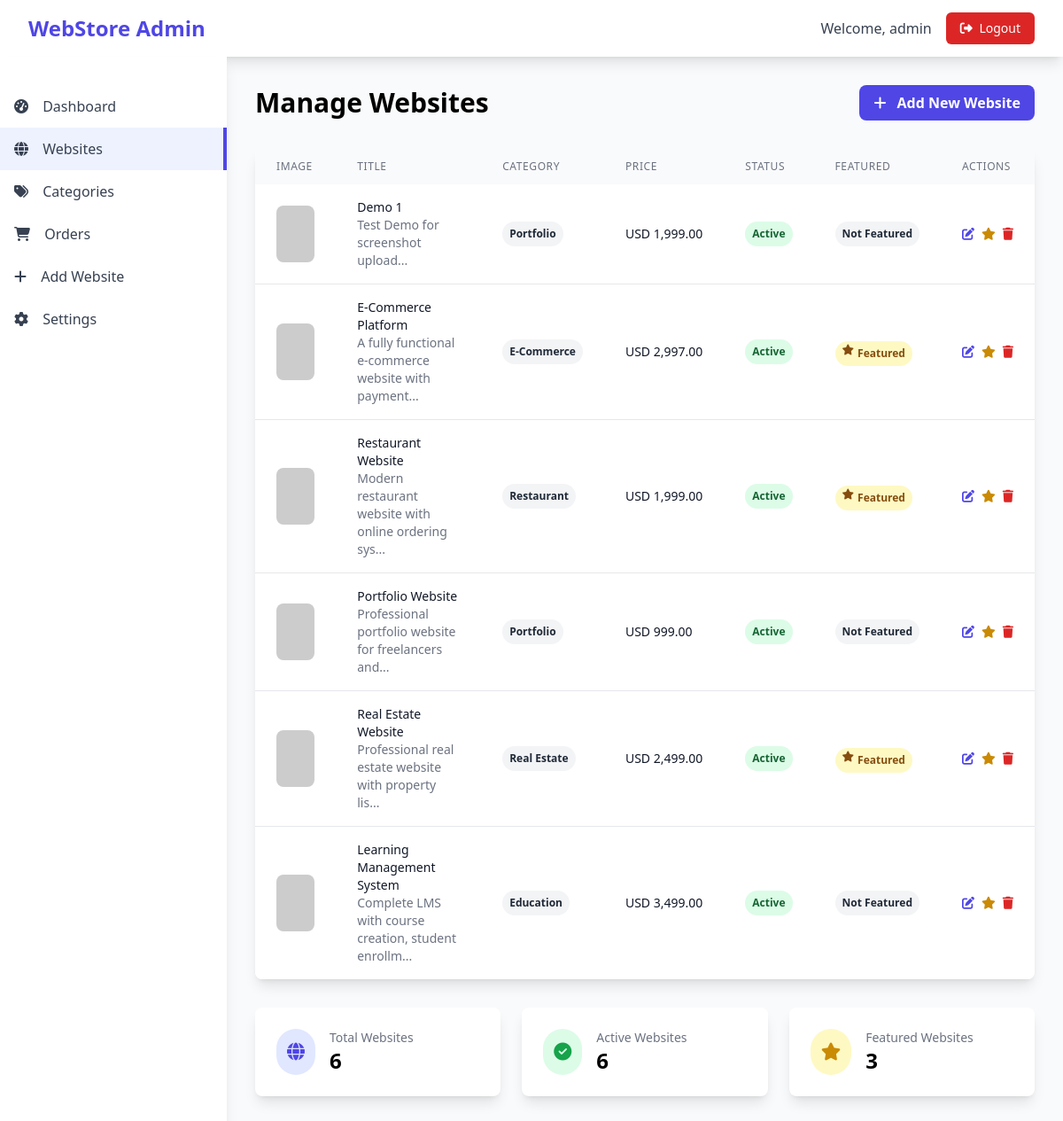
The page /admin/websites.php (signed in) on the database its author committed.
### tables this page shows
CREATE TABLE websites (
            id INTEGER PRIMARY KEY AUTOINCREMENT,
            title TEXT NOT NULL,
            description TEXT NOT NULL,
            price REAL NOT NULL,
            category TEXT NOT NULL,
            image_url TEXT NOT NULL,
            demo_url TEXT,
            features TEXT,
            technologies TEXT,
            featured INTEGER DEFAULT 0,
            status TEXT DEFAULT 'active' CHECK(status IN ('active', 'inactive', 'sold')),
            created_at DATETIME DEFAULT CURRENT_TIMESTAMP,
            updated_at DATETIME DEFAULT CURRENT_TIMESTAMP
        , screenshots TEXT);

### functions.php (called while the page is built, shortened)
<?php
function formatPrice($price) {
    return CURRENCY . ' ' . number_format($price, 2);
}
function getImageUrl($image_path) {
    if (strpos($image_path, 'http') === 0) {
        return $image_path;
    }
    return 'uploads/' . ltrim($image_path, '/');
}
?>

### admin/websites.php (the view, shortened to what this page needs)
<?php
require_once '../config.php';
require_once '../functions.php';
$page = isset($_GET['page']) ? max(1, (int)$_GET['page']) : 1;
$per_page = 20;
$offset = ($page - 1) * $per_page;
$total_websites_count = $conn->query("SELECT COUNT(*) as count FROM websites")->fetch()['count'];
$websites = $conn->query("SELECT * FROM websites ORDER BY created_at DESC LIMIT $per_page OFFSET $offset")->fetchAll();
?>
<!DOCTYPE html>
<html lang="en">
<head>
    <script src="https://cdn.tailwindcss.com"></script>
    <link rel="stylesheet" href="https://cdnjs.cloudflare.com/ajax/libs/font-awesome/6.4.0/css/all.min.css">
</head>
<body class="bg-gray-50">
    <nav class="bg-white shadow-lg">
        <div class="max-w-7xl mx-auto px-4 sm:px-6 lg:px-8">
            <div class="flex justify-between h-16">
                <div class="flex items-center">
                    <h1 class="text-2xl font-bold text-indigo-600">WebStore Admin</h1>
                </div>
                <div class="flex items-center space-x-4">
                    <span class="text-gray-700">Welcome, <?php echo htmlspecialchars($_SESSION['admin_username']); ?></span>
                    <a href="logout.php" class="bg-red-600 text-white px-4 py-2 rounded-md text-sm font-medium hover:bg-red-700">
                        <i class="fas fa-sign-out-alt mr-1"></i>
                        Logout
                    </a>
                </div>
            </div>
        </div>
    </nav>
    <div class="flex">
        <aside class="w-64 bg-white shadow-lg min-h-screen">
            <nav class="mt-8">
                <a href="dashboard.php" class="block px-4 py-3 text-gray-700 hover:bg-gray-50">
                    <i class="fas fa-tachometer-alt mr-3"></i>
                    Dashboard
                </a>
                <a href="websites.php" class="block px-4 py-3 text-gray-700 bg-indigo-50 border-r-4 border-indigo-600">
                    <i class="fas fa-globe mr-3"></i>
                    Websites
                </a>
                <a href="categories.php" class="block px-4 py-3 text-gray-700 hover:bg-gray-50">
                    <i class="fas fa-tags mr-3"></i>
                    Categories
                </a>
                <a href="orders.php" class="block px-4 py-3 text-gray-700 hover:bg-gray-50">
                    <i class="fas fa-shopping-cart mr-3"></i>
                    Orders
                </a>
                <a href="add_website.php" class="block px-4 py-3 text-gray-700 hover:bg-gray-50">
                    <i class="fas fa-plus mr-3"></i>
                    Add Website
                </a>
                <a href="settings.php" class="block px-4 py-3 text-gray-700 hover:bg-gray-50">
                    <i class="fas fa-cog mr-3"></i>
                    Settings
                </a>
            </nav>
        </aside>
        <main class="flex-1 p-8">
            <div class="flex justify-between items-center mb-8">
                <h2 class="text-3xl font-bold">Manage Websites</h2>
                <a href="add_website.php" class="bg-indigo-600 text-white px-4 py-2 rounded-lg font-semibold hover:bg-indigo-700 transition">
                    <i class="fas fa-plus mr-2"></i>
                    Add New Website
                </a>
            </div>
            <div class="bg-white rounded-lg shadow-lg overflow-hidden">
                <div class="overflow-x-auto">
                    <table class="w-full">
                        <thead class="bg-gray-50">
                            <tr>
                                <th class="px-6 py-3 text-left text-xs font-medium text-gray-500 uppercase tracking-wider">Image</th>
                                <th class="px-6 py-3 text-left text-xs font-medium text-gray-500 uppercase tracking-wider">Title</th>
                                <th class="px-6 py-3 text-left text-xs font-medium text-gray-500 uppercase tracking-wider">Category</th>
                                <th class="px-6 py-3 text-left text-xs font-medium text-gray-500 uppercase tracking-wider">Price</th>
                                <th class="px-6 py-3 text-left text-xs font-medium text-gray-500 uppercase tracking-wider">Status</th>
                                <th class="px-6 py-3 text-left text-xs font-medium text-gray-500 uppercase tracking-wider">Featured</th>
                                <th class="px-6 py-3 text-left text-xs font-medium text-gray-500 uppercase tracking-wider">Actions</th>
                            </tr>
                        </thead>
                        <tbody class="bg-white divide-y divide-gray-200">
                            <?php if (empty($websites)): ?>
                                <tr>
                                    <td colspan="7" class="px-6 py-12 text-center text-gray-500">
                                        <i class="fas fa-globe text-4xl mb-2"></i>
                                        <p>No websites found. <a href="add_website.php" class="text-indigo-600 hover:text-indigo-800">Add your first website</a></p>
                                    </td>
                                </tr>
                            <?php else: ?>
                                <?php foreach ($websites as $website): ?>
                                    <tr>
                                        <td class="px-6 py-4 whitespace-nowrap">
                                            <img src="<?php echo getImageUrl($website['image_url']); ?>" alt="<?php echo htmlspecialchars($website['title']); ?>" class="w-16 h-16 object-cover rounded-lg" onerror="this.src='https://via.placeholder.com/400x300/cccccc/666666?text=Error'">
                                        </td>
                                        <td class="px-6 py-4">
                                            <div class="text-sm font-medium text-gray-900"><?php echo htmlspecialchars($website['title']); ?></div>
                                            <div class="text-sm text-gray-500"><?php echo htmlspecialchars(substr($website['description'], 0, 50)); ?>...</div>
                                        </td>
                                        <td class="px-6 py-4 whitespace-nowrap">
                                            <span class="px-2 py-1 inline-flex text-xs leading-5 font-semibold rounded-full bg-gray-100 text-gray-800">
                                                <?php echo htmlspecialchars($website['category']); ?>
                                            </span>
                                        </td>
                                        <td class="px-6 py-4 whitespace-nowrap text-sm text-gray-900">
                                            <?php echo formatPrice($website['price']); ?>
                                        </td>
                                        <td class="px-6 py-4 whitespace-nowrap">
                                            <span class="px-2 py-1 inline-flex text-xs leading-5 font-semibold rounded-full <?php echo $website['status'] === 'active' ? 'bg-green-100 text-green-800' : 'bg-gray-100 text-gray-800'; ?>">
                                                <?php echo ucfirst($website['status']); ?>
                                            </span>
                                        </td>
                                        <td class="px-6 py-4 whitespace-nowrap">
                                            <?php if ($website['featured']): ?>
                                                <span class="px-2 py-1 inline-flex text-xs leading-5 font-semibold rounded-full bg-yellow-100 text-yellow-800">
                                                    <i class="fas fa-star mr-1"></i>Featured
                                                </span>
                                            <?php else: ?>
                                                <span class="px-2 py-1 inline-flex text-xs leading-5 font-semibold rounded-full bg-gray-100 text-gray-800">
                                                    Not Featured
                                                </span>
                                            <?php endif; ?>
                                        </td>
                                        <td class="px-6 py-4 whitespace-nowrap text-sm font-medium">
                                            <div class="flex space-x-2">
                                                <a href="edit_website.php?id=<?php echo $website['id']; ?>" class="text-indigo-600 hover:text-indigo-900">
                                                    <i class="fas fa-edit"></i>
                                                </a>
                                                <a href="?toggle_featured=<?php echo $website['id']; ?>" class="text-yellow-600 hover:text-yellow-900" title="Toggle Featured">
                                                    <i class="fas fa-star"></i>
                                                </a>
                                                <a href="?delete=<?php echo $website['id']; ?>" class="text-red-600 hover:text-red-900" onclick="return confirm('Are you sure you want to delete this website?')">
                                                    <i class="fas fa-trash"></i>
                                                </a>
                                            </div>
                                        </td>
                                    </tr>
                                <?php endforeach; ?>
                            <?php endif; ?>
                        </tbody>
                    </table>
                </div>
            </div>
            <div class="mt-8 grid grid-cols-1 md:grid-cols-3 gap-6">
                <div class="bg-white rounded-lg shadow-lg p-6">
                    <div class="flex items-center">
                        <div class="p-3 bg-indigo-100 rounded-full">
                            <i class="fas fa-globe text-indigo-600 text-xl"></i>
                        </div>
                        <div class="ml-4">
                            <p class="text-sm text-gray-500">Total Websites</p>
                            <p class="text-2xl font-bold"><?php echo $total_websites_count; ?></p>
                        </div>
                    </div>
                </div>
                <div class="bg-white rounded-lg shadow-lg p-6">
                    <div class="flex items-center">
                        <div class="p-3 bg-green-100 rounded-full">
                            <i class="fas fa-check-circle text-green-600 text-xl"></i>
                        </div>
                        <div class="ml-4">
                            <p class="text-sm text-gray-500">Active Websites</p>
                            <p class="text-2xl font-bold"><?php echo count(array_filter($websites, fn($w) => $w['status'] === 'active')); ?></p>
                        </div>
                    </div>
                </div>
                <div class="bg-white rounded-lg shadow-lg p-6">
                    <div class="flex items-center">
                        <div class="p-3 bg-yellow-100 rounded-full">
                            <i class="fas fa-star text-yellow-600 text-xl"></i>
                        </div>
                        <div class="ml-4">
                            <p class="text-sm text-gray-500">Featured Websites</p>
                            <p class="text-2xl font-bold"><?php echo count(array_filter($websites, fn($w) => $w['featured'])); ?></p>
                        </div>
                    </div>
                </div>
            </div>
        </main>
    </div>
</body>
</html>

### rows shown on the page
websites: title "Demo 1", description "Test Demo for screenshot upload", category "Portfolio", price "USD 1,999.00", status "Active", featured "Not Featured"
websites: title "E-Commerce Platform", description "A fully functional e-commerce website with payment", category "E-Commerce", price "USD 2,997.00", status "Active", featured 1 (drawn)
websites: title "Restaurant Website", description "Modern restaurant website with online ordering sys", category "Restaurant", price "USD 1,999.00", status "Active", featured 1 (drawn)
websites: title "Portfolio Website", description "Professional portfolio website for freelancers and", category "Portfolio", price "USD 999.00", status "Active", featured "Not Featured"
websites: title "Real Estate Website", description "Professional real estate website with property lis", category "Real Estate", price "USD 2,499.00", status "Active", featured 1 (drawn)
websites: title "Learning Management System", description "Complete LMS with course creation, student enrollm", category "Education", price "USD 3,499.00", status "Active", featured "Not Featured"

### other values the page prints
$_SESSION['admin_username'] "admin"
$total_websites_count "6"
count(array_filter($websites, fn($w) => $w['status'] === 'active')) "6"
count(array_filter($websites, fn($w) => $w['featured'])) "3"
